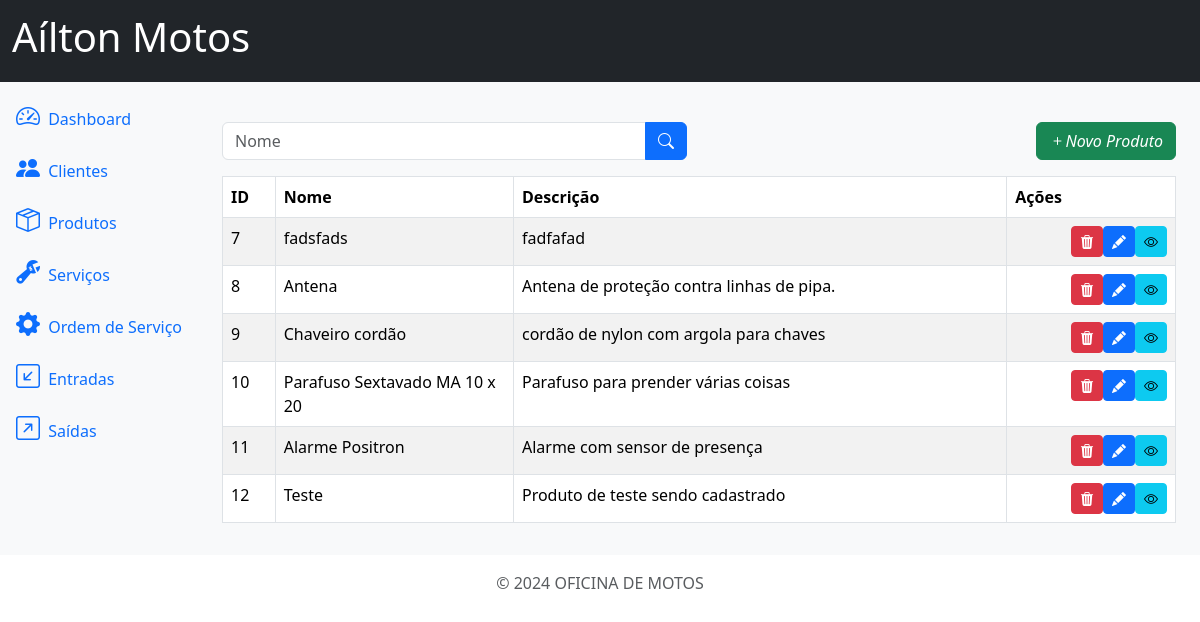
Screenshot of /products/ with the database file from the repository.
### products/models.py (models this page shows, shortened)
class Product(models.Model):
    id = models.AutoField(primary_key=True)
    name = models.CharField(max_length=500, verbose_name='Nome')
    description = models.TextField(blank=True, null=True, verbose_name='Descrição')
    price = models.DecimalField(max_digits=20, decimal_places=2, verbose_name='Preço')
    quantity = models.IntegerField(default=0, verbose_name='Quantidade')
    comments = models.TextField(blank=True, null=True, verbose_name='Observações')
    class Meta:
        verbose_name = ('Produto')
        verbose_name_plural = ('Produtos')

### products/views.py (the view)
# urls.py: path('products/', ProductListView.as_view(), name='products'),
class ProductListView(ListView):
    model = Product
    template_name = 'products.html'
    context_object_name = 'products'
    paginate_by = 10
    def get_queryset(self):
        queryset = super().get_queryset()
        name = self.request.GET.get('name')
        if name:
            queryset = queryset.filter(name__icontains=name)
        return queryset

### products/templates/products.html (shortened to what this page needs)
{% extends 'base.html' %}
{% block content %}
<div class="row mb-3">
    <div class="col-md-6">
        <form method="get" action="{% url 'products' %}">
            <div class="input-group">
                <input type="text" class="form-control" name="name" placeholder="Nome" value="{{ request.GET.name }}">
                <button type="submit" class="btn btn-primary">
                    <i class="bi bi-search"></i>
                </button>
            </div>
        </form>
    </div>
    <div class="col-md-6">
        <a href="{% url 'products_create' %}" class="btn btn-success float-end">
            <i class="bi bi-plus">Novo Produto</i>
        </a>
    </div>
</div>
<div class="table-responsive">
    <table class="table table-striped table-bordered">
        <thead class="thead-dark">
            <tr>
                <th>ID</th>
                <th class="w-25">Nome</th>
                <th>Descrição</th>
                <th>Ações</th>
            </tr>
        </thead>
        <tbody>
            {% for product in products %}
            <tr>
                <td>{{ product.id }}</td>
                <td>{{ product.name }}</td>
                <td>{{ product.description }}</td>
                <td>
                    <a href="{% url 'products_detail' product.id %}" class="btn btn-info btn-sm float-end">
                        <i class="bi bi-eye"></i>
                    </a>
                    <a href="{% url 'products_update' product.id %}" class="btn btn-primary btn-sm float-end">
                        <i class="bi bi-pencil-fill"></i>
                    </a>
                    <a href="{% url 'products_delete' product.id %}" class="btn btn-danger btn-sm float-end" >
                        <i class="bi bi-trash3-fill"></i>
                    </a>
                </td>
            </tr>
            {% endfor %}
        </tbody>
    </table>
</div>
{% endblock %}

### rows the page displays
Product: id "7", name "fadsfads", description "fadfafad"
Product: id "8", name "Antena", description "Antena de proteção contra linhas de pipa."
Product: id "9", name "Chaveiro cordão", description "cordão de nylon com argola para chaves"
Product: id "10", name "Parafuso Sextavado MA 10 x 20", description "Parafuso para prender várias coisas"
Product: id "11", name "Alarme Positron", description "Alarme com sensor de presença"
Product: id "12", name "Teste", description "Produto de teste sendo cadastrado"
